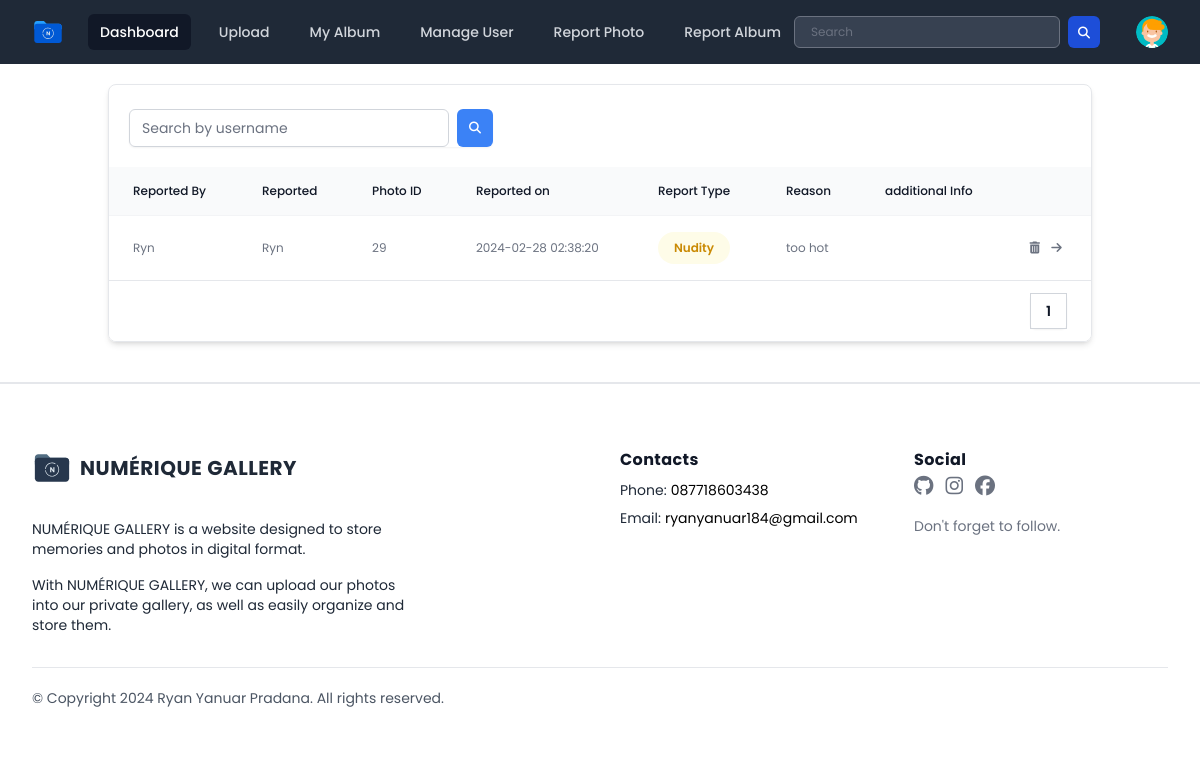
/public/page/admin/report/reportPhoto.php (signed in), run on the app's committed database.
### tables this page shows
CREATE TABLE `users` (
  `userID` int(11) NOT NULL,
  `name` varchar(255) DEFAULT NULL,
  `username` varchar(50) NOT NULL,
  `password` varchar(255) NOT NULL,
  `email` varchar(100) NOT NULL,
  `access_level` varchar(50) DEFAULT 'user',
  `last_login` datetime DEFAULT NULL,
  `createdAt` timestamp NOT NULL DEFAULT current_timestamp(),
  `profile_photo` varchar(255) DEFAULT 'default_profile.svg'
);

CREATE TABLE `reports` (
  `reportID` int(11) NOT NULL,
  `reportType` varchar(50) NOT NULL,
  `photoID` int(11) DEFAULT NULL,
  `reason` varchar(255) NOT NULL,
  `additionalInfo` text DEFAULT NULL,
  `reportedBy` int(11) NOT NULL,
  `reportedUser` int(11) NOT NULL,
  `reportedAt` timestamp NOT NULL DEFAULT current_timestamp()
);

### public/page/admin/report/reportPhoto.php (the view, shortened to what this page needs)
<?php
include "../../../../database/koneksi.php";
$username = $_SESSION["username"];
$query = "SELECT * FROM users WHERE username = '$username'";
$result = mysqli_query($conn, $query);
if ($result && mysqli_num_rows($result) > 0) {
    $row = mysqli_fetch_assoc($result);
    $profile = $row['profile_photo'];
    $username = $row['username'];
} else {
    echo "Error: " . mysqli_error($conn);
}
$queryTotalRows = "SELECT COUNT(*) as total FROM reports";
$resultTotalRows = mysqli_query($conn, $queryTotalRows);
$totalRows = mysqli_fetch_assoc($resultTotalRows)['total'];
$rowsPerPage = 10;
$totalPages = ceil($totalRows / $rowsPerPage);
$current_page = isset($_GET['page']) ? $_GET['page'] : 1;
$offset = ($current_page - 1) * $rowsPerPage;
?>
<!DOCTYPE html>
<html lang="en">
<head>
    <link rel="stylesheet" href="../../../css/output.css">
    <link rel="stylesheet" href="../../../css/style.css">
    <link rel="stylesheet" href="../../../css/all.min.css">
    <link rel="stylesheet" href="../../../css/fontawesome.min.css">
</head>
<body class="h-screen overflow-x-hidden font-poppins">
    <div x-data="{ open: false, profileMenuOpen: false }">
        <nav class="bg-gray-800">
            <div class="mx-auto max-w-7xl px-2 sm:px-6 lg:px-8">
                <div class="relative flex h-16 items-center justify-between">
                    <div class="flex flex-1 items-center justify-center sm:items-stretch sm:justify-start">
                        <div class="flex flex-shrink-0 items-center">
                            <img class="h-8 w-auto" src="../../../assets/logo/logo-secondary.svg" alt="Numérique Gallery">
                        </div>
                        <div class="hidden sm:ml-6 sm:block">
                            <div class="flex space-x-4">
                                <a href="../../user/dashboard.php" class="bg-gray-900 text-white rounded-md px-3 py-2 text-sm font-medium" aria-current="page">Dashboard</a>
                                <a href="../../user/uploads.php" class="text-gray-300 hover:bg-gray-700 hover:text-white rounded-md px-3 py-2 text-sm font-medium">Upload</a>
                                <a href="../../user/album.php" class="text-gray-300 hover:bg-gray-700 hover:text-white rounded-md px-3 py-2 text-sm font-medium">My
                                    Album</a>
                                <a href="../manage-user.php" class="text-gray-300 hover:bg-gray-700 hover:text-white rounded-md px-3 py-2 text-sm font-medium">Manage
                                    User</a>
                                <a href="./reportPhoto.php" class="text-gray-300 hover:bg-gray-700 hover:text-white rounded-md px-3 py-2 text-sm font-medium">Report Photo</a>
                                <a href="./reportAlbum.php" class="text-gray-300 hover:bg-gray-700 hover:text-white rounded-md px-3 py-2 text-sm font-medium">Report Album</a>
                            </div>
                        </div>
                    </div>
                    <div class="flex items-center">
                        <form action="../../user/result_search.php" class="flex flex-row gap-2" method="GET">
                            <div class="hidden sm:block">
                                <input type="text" name="search" placeholder="Search" class="bg-gray-700 text-white px-4 py-3 h-8 rounded-md text-xs focus:outline-none focus:shadow-outline">
                            </div>
                            <button type="submit" class="text-white block bg-blue-700 hover:bg-blue-800 focus:ring-4 focus:ring-blue-300 font-medium rounded-md text-sm  h-8 w-8 dark:bg-blue-600 dark:hover:bg-blue-700 focus:outline-none dark:focus:ring-blue-800"><i class="fa-solid fa-magnifying-glass text-xs mx-auto"></i></button>
                        </form>
                        <div class="absolute inset-y-0 right-0 flex items-center pr-2 sm:static sm:inset-auto sm:ml-6 sm:pr-0">
                            <div class="relative ml-3">
                                <div>
                                    <button @click="profileMenuOpen = !profileMenuOpen" type="button" class="relative flex rounded-full bg-gray-800 text-sm focus:outline-none focus:ring-2 focus:ring-white focus:ring-offset-2 focus:ring-offset-gray-800" id="user-menu-button" aria-expanded="false" aria-haspopup="true">
                                        <span class="absolute -inset-1.5"></span>
                                        <img class="h-8 w-8 rounded-full" src="../../../../database/uploads/<?= $profile ?>" alt="<?= $username ?> profile photo">
                                    </button>
                                </div>
                            </div>
                        </div>
                    </div>
                </div>
            </div>
        </nav>
    </div>
    <div class="container mx-auto ">
        <div class="overflow-hidden rounded-lg border border-gray-200 shadow-md m-5">
            <div class="m-5 flex justify-between">
                <form action="search.php" method="GET">
                    <div class="mt-1 relative flex gap-2 rounded-md shadow-sm">
                        <input type="text" name="search" id="search" class="focus:ring-indigo-500 w-80 focus:border-indigo-500 inline pr-10 sm:text-sm border-gray-300 rounded-md" placeholder="Search by username">
                        <button type="submit" class="inset-y-0 right-0 px-3 py-2 bg-blue-500 text-white text-xs rounded-md hover:bg-indigo-600 focus:outline-none focus:bg-indigo-600"><i class="fa-solid fa-magnifying-glass"></i></button>
                    </div>
                </form>
            </div>
            <table class="w-full border-collapse bg-white text-left text-xs text-gray-500">
                <thead class="bg-gray-50">
                    <tr>
                        <th scope="col" class="px-6 py-4 font-medium text-gray-900">Reported By</th>
                        <th scope="col" class="px-6 py-4 font-medium text-gray-900">Reported</th>
                        <th scope="col" class="px-6 py-4 font-medium text-gray-900">Photo ID</th>
                        <th scope="col" class="px-6 py-4 font-medium text-gray-900">Reported on</th>
                        <th scope="col" class="px-6 py-4 font-medium text-gray-900">Report Type</th>
                        <th scope="col" class="px-6 py-4 font-medium text-gray-900">Reason</th>
                        <th scope="col" class="px-6 py-4 font-medium text-gray-900">additional Info</th>
                        <th scope="col" class="px-6 py-4 font-medium text-gray-900"></th>
                    </tr>
                </thead>
                <tbody class="divide-y divide-gray-100 border-t border-gray-100">
                    <?php
                    $queryReport = "SELECT reports.reportID, reports.reportType, reports.photoID, reports.reason, reports.additionalInfo, users.username AS reportedBy,
                    reported_users.username AS reportedUser, reports.reportedAt
                    FROM reports
                    INNER JOIN users ON reports.reportedBy = users.userID
                    INNER JOIN users AS reported_users ON reports.reportedUser = reported_users.userID
                    ORDER BY reports.reportedAt DESC LIMIT $rowsPerPage OFFSET $offset";
                    $resultReport = mysqli_query($conn, $queryReport);
                    if ($resultReport && mysqli_num_rows($resultReport) > 0) {
                        while ($row = mysqli_fetch_assoc($resultReport)) {
                    ?>
                            <tr class="hover:bg-gray-50">
                                <td class="px-6 py-4"><?= $row['reportedBy'] ?></td>
                                <td class="px-6 py-4"><?= $row['reportedUser'] ?></td>
                                <td class="px-6 py-4"><?= $row['photoID'] ?></td>
                                <td class="px-6 py-4"><?= $row['reportedAt'] ?></td>
                                <td class="px-6 py-4">
                                    <?php if ($row['reportType'] === 'spam') : ?>
                                        <span class="inline-flex items-center gap-1 rounded-full bg-green-50 px-4 py-2 text-xs font-semibold text-green-600">Spam</span>
                                    <?php elseif ($row['reportType'] === 'nudity') : ?>
                                        <span class="inline-flex items-center gap-1 rounded-full bg-yellow-50 px-4 py-2 text-xs font-semibold text-yellow-600">Nudity</span>
                                    <?php elseif ($row['reportType'] === "violence") : ?>
                                        <span class="inline-flex items-center gap-1 rounded-full bg-orange-50 px-4 py-2 text-xs font-semibold text-orange-600">Violence</span>
                                    <?php elseif ($row['reportType'] === "terrorism") : ?>
                                        <span class="inline-flex items-center gap-1 rounded-full bg-red-50 px-4 py-2 text-xs font-semibold text-red-600">Terrorism</span>
                                    <?php elseif ($row['reportType'] === "hate_speech") : ?>
                                        <span class="inline-flex items-center gap-1 rounded-full bg-purple-50 px-4 py-2 text-xs font-semibold text-purple-600">Hate Speech</span>
                                    <?php elseif ($row['reportType'] === "sexual_harrasment") : ?>
                                        <span class="inline-flex items-center gap-1 rounded-full bg-blue-50 px-4 py-2 text-xs font-semibold text-blue-600">Sexual Harassment</span>
                                    <?php endif; ?>
                                </td>
                                <td class="px-6 py-4"><?= $row['reason'] ?></td>
                                <td class="px-6 py-4"><?= $row['additionalInfo'] ?></td>
                                <td class="px-6 py-4">
                                    <a href="./detele_photo_reports.php?reportID=<?= $row['reportID'] ?>" class="hover:text-red-600 ease-in-out mr-2">
                                        <i class="fa-solid fa-trash-can font-normal"></i>
                                    </a>
                                    <a href="../../user/albumUser/photoAlbum.php?photoID=<?= $row['photoID'] ?>" class="hover:text-blue-600 ease-in-out">
                                        <i class="fa-solid fa-arrow-right font-normal"></i>
                                    </a>
                                </td>
                            </tr>
                        <?php
                        }
                    } else {
                        ?>
                        <tr>
                            <td colspan="7" class="text-center py-4">No reports found.</td>
                        </tr>
                    <?php
                    }
                    ?>
                </tbody>
            </table>
            <div class="flex items-center justify-between border-t border-gray-200 bg-white px-4 py-3 sm:px-6">
                <div class="hidden sm:flex sm:flex-1 sm:items-center sm:justify-between">
                    <div>
                        <nav class="isolate inline-flex -space-x-px rounded-md shadow-sm" aria-label="Pagination">
                            <?php for ($i = 1; $i <= $totalPages; $i++) : ?>
                                <a href="?page=<?= $i ?>" class="relative inline-flex items-center px-4 py-2 text-sm font-semibold text-gray-900 ring-1 ring-inset ring-gray-300 hover:bg-gray-50 focus:z-20 focus:outline-offset-0">
                                    <?= $i ?>
                                </a>
                            <?php endfor; ?>
                        </nav>
                    </div>
                </div>
            </div>
        </div>
    </div>
    <div class="px-4 pt-16 mx-auto sm:max-w-xl md:max-w-full lg:max-w-screen-xl md:px-24 lg:px-8 border-t-2 mt-10">
        <div class="grid gap-10 row-gap-6 mb-8 sm:grid-cols-2 lg:grid-cols-4">
            <div class="sm:col-span-2">
                <a href="../../user/dashboard.php" aria-label="Go home" title="Company" class="inline-flex items-center">
                    <img src="../../../assets/logo/logo-main.svg" class="h-10 w-auto" alt="Numérique Gallery">
                    <span class="ml-2 text-xl font-bold tracking-wide text-gray-800 uppercase">Numérique Gallery</span>
                </a>
                <div class="mt-6 lg:max-w-sm">
                    <p class="text-sm text-gray-800">
                        NUMÉRIQUE GALLERY is a website designed to store memories and photos in digital format.
                    </p>
                    <p class="mt-4 text-sm text-gray-800">
                        With NUMÉRIQUE GALLERY, we can upload our photos into our private gallery, as well as easily
                        organize and store them.
                    </p>
                </div>
            </div>
            <div class="space-y-2 text-sm">
                <p class="text-base font-bold tracking-wide text-gray-900">Contacts</p>
                <div class="flex">
                    <p class="mr-1 text-gray-800">Phone:</p>
                    <span class="transition-colors duration-300 text-deep-purple-accent-400 hover:text-deep-purple-800">087718603438</span>
                </div>
                <div class="flex">
                    <p class="mr-1 text-gray-800">Email:</p>
                    <span class="transition-colors duration-300 text-deep-purple-accent-400 hover:text-deep-purple-800">ryanyanuar184@gmail.com</span>
                </div>
            </div>
            <div>
                <span class="text-base font-bold tracking-wide text-gray-900">Social</span>
                <div class="flex items-center mt-1 space-x-3">
                    <a href="https://github.com/Rynr615" target="_blank" class="text-gray-500 transition-colors duration-300 hover:text-gray-500">
                        <i class="fa-brands fa-github text-xl"></i>
                    </a>
                    <a href="https://www.instagram.com/ryn_ynr/" target="_blank" class="text-gray-500 transition-colors duration-300 hover:hover:text-gray-500">
                        <i class="fa-brands fa-instagram text-xl"></i>
                    </a>
                    <a href="https://www.facebook.com/profile.php?id=100055706964435" target="_blank" class="text-gray-500 transition-colors duration-300 hover:hover:text-gray-500">
                        <i class="fa-brands fa-facebook text-xl"></i>
                    </a>
                </div>
                <p class="mt-4 text-sm text-gray-500">
                    Don't forget to follow.
                </p>
            </div>
        </div>
        <div class="flex flex-col-reverse justify-between pt-5 pb-10 border-t lg:flex-row">
            <p class="text-sm text-gray-600">
                © Copyright 2024 Ryan Yanuar Pradana. All rights reserved.
            </p>
        </div>
    </div>
</body>
</html>

### public/css/style.css (style rules this page uses)
* { font-family : 'Poppins', sans-serif; }

### data on the page
users: profile_photo (placeholder picture)
reports: reportedBy.username "Ryn", photoID "29", reportedAt "2024-02-28 02:38:20", reportType "Nudity", reason "too hot"
